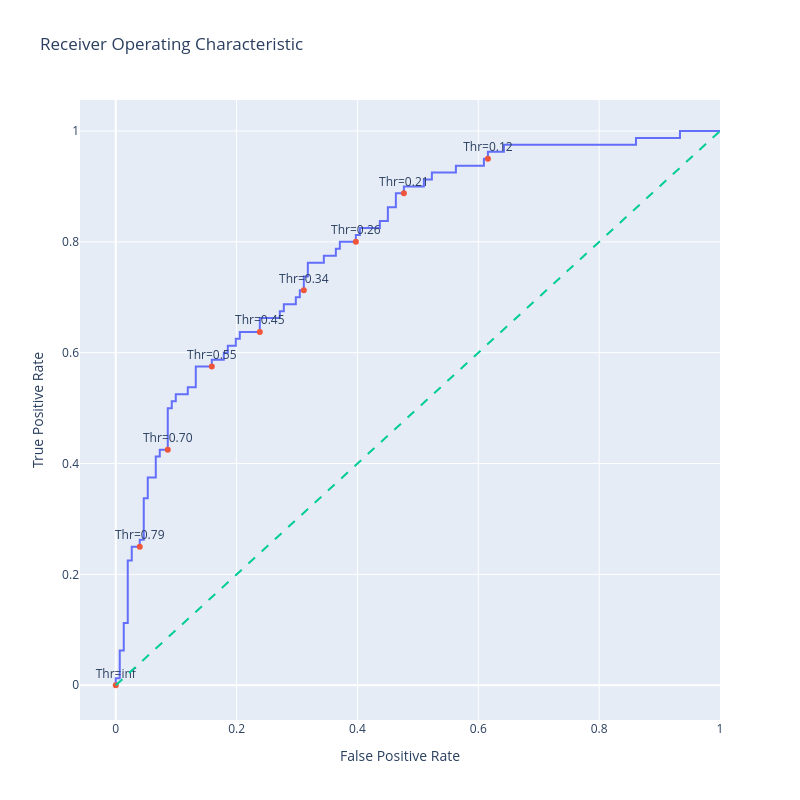

Notebook code for this chart:
### Code cell
import plotly.graph_objects as go
import numpy as np


# Generate a trace for ROC curve
trace0 = go.Scatter(
    x=fpr,
    y=tpr,
    mode='lines',
    name='ROC curve'
)

# Only label every nth point to avoid cluttering
n = 10
indices = np.arange(len(thresholds)) % n == 0  # Choose indices where index mod n is 0

trace1 = go.Scatter(
    x=fpr[indices],
    y=tpr[indices],
    mode='markers+text',
    name='Threshold points',
    text=[f"Thr={thr:.2f}" for thr in thresholds[indices]],
    textposition='top center'
)


# Diagonal line
trace2 = go.Scatter(
    x=[0, 1],
    y=[0, 1],
    mode='lines',
    name='Random (Area = 0.5)',
    line=dict(dash='dash')
)

data = [trace0, trace1, trace2]

# Define layout with square aspect ratio
layout = go.Layout(
    title='Receiver Operating Characteristic',
    xaxis=dict(title='False Positive Rate'),
    yaxis=dict(title='True Positive Rate'),
    autosize=False,
    width=800,
    height=800,
    showlegend=False
)

# Define figure and add data
fig = go.Figure(data=data, layout=layout)

# Show figure
fig.show()

### Figure 1 — Plotly figure (JSON) as saved in the notebook; plotly's stock layout.template omitted (floating-point values rounded to 4 significant figures)
{"data": [{"mode": "lines", "name": "ROC curve", "type": "scatter", "x": [0.0, 0.0, 0.006623, 0.006623, 0.01325, 0.01325, 0.01987, 0.01987, 0.02649, 0.02649, 0.03974, 0.03974, 0.04636, 0.04636, 0.05298, 0.05298, 0.06623, 0.06623, 0.07285, 0.07285, 0.08609, 0.08609, 0.09272, 0.09272, 0.09934, 0.09934, 0.1192, 0.1192, 0.1325, 0.1325, 0.1589, 0.1589, 0.1788, 0.1788, 0.1854, 0.1854, 0.1987, 0.1987, 0.2053, 0.2053, 0.2384, 0.2384, 0.2715, 0.2715, 0.2781, 0.2781, 0.298, 0.298, 0.3046, 0.3046, 0.3113, 0.3113, 0.3179, 0.3179, 0.3444, 0.3444, 0.3642, 0.3642, 0.3709, 0.3709, 0.3974, 0.3974, 0.404, 0.404, 0.4371, 0.4371, 0.4503, 0.4503, 0.4636, 0.4636, 0.4768, 0.4768, 0.5099, 0.5099, 0.5232, 0.5232, 0.5629, 0.5629, 0.6093, 0.6093, 0.6159, 0.6159, 0.6424, 0.6424, 0.8609, 0.8609, 0.9338, 0.9338, 1.0], "y": [0.0, 0.0125, 0.0125, 0.0625, 0.0625, 0.1125, 0.1125, 0.225, 0.225, 0.25, 0.25, 0.2625, 0.2625, 0.3375, 0.3375, 0.375, 0.375, 0.4125, 0.4125, 0.425, 0.425, 0.5, 0.5, 0.5125, 0.5125, 0.525, 0.525, 0.5375, 0.5375, 0.575, 0.575, 0.5875, 0.5875, 0.6, 0.6, 0.6125, 0.6125, 0.625, 0.625, 0.6375, 0.6375, 0.6625, 0.6625, 0.675, 0.675, 0.6875, 0.6875, 0.7, 0.7, 0.7125, 0.7125, 0.7375, 0.7375, 0.7625, 0.7625, 0.775, 0.775, 0.7875, 0.7875, 0.8, 0.8, 0.8125, 0.8125, 0.825, 0.825, 0.8375, 0.8375, 0.8625, 0.8625, 0.8875, 0.8875, 0.9, 0.9, 0.9125, 0.9125, 0.925, 0.925, 0.9375, 0.9375, 0.95, 0.95, 0.9625, 0.9625, 0.975, 0.975, 0.9875, 0.9875, 1.0, 1.0]}, {"mode": "markers+text", "name": "Threshold points", "text": ["Thr=inf", "Thr=0.79", "Thr=0.70", "Thr=0.55", "Thr=0.45", "Thr=0.34", "Thr=0.26", "Thr=0.21", "Thr=0.12"], "textposition": "top center", "type": "scatter", "x": [0.0, 0.03974, 0.08609, 0.1589, 0.2384, 0.3113, 0.3974, 0.4768, 0.6159], "y": [0.0, 0.25, 0.425, 0.575, 0.6375, 0.7125, 0.8, 0.8875, 0.95]}, {"line": {"dash": "dash"}, "mode": "lines", "name": "Random (Area = 0.5)", "type": "scatter", "x": [0, 1], "y": [0, 1]}], "layout": {"autosize": false, "height": 800, "showlegend": false, "title": {"text": "Receiver Operating Characteristic"}, "width": 800, "xaxis": {"title": {"text": "False Positive Rate"}}, "yaxis": {"title": {"text": "True Positive Rate"}}}}
